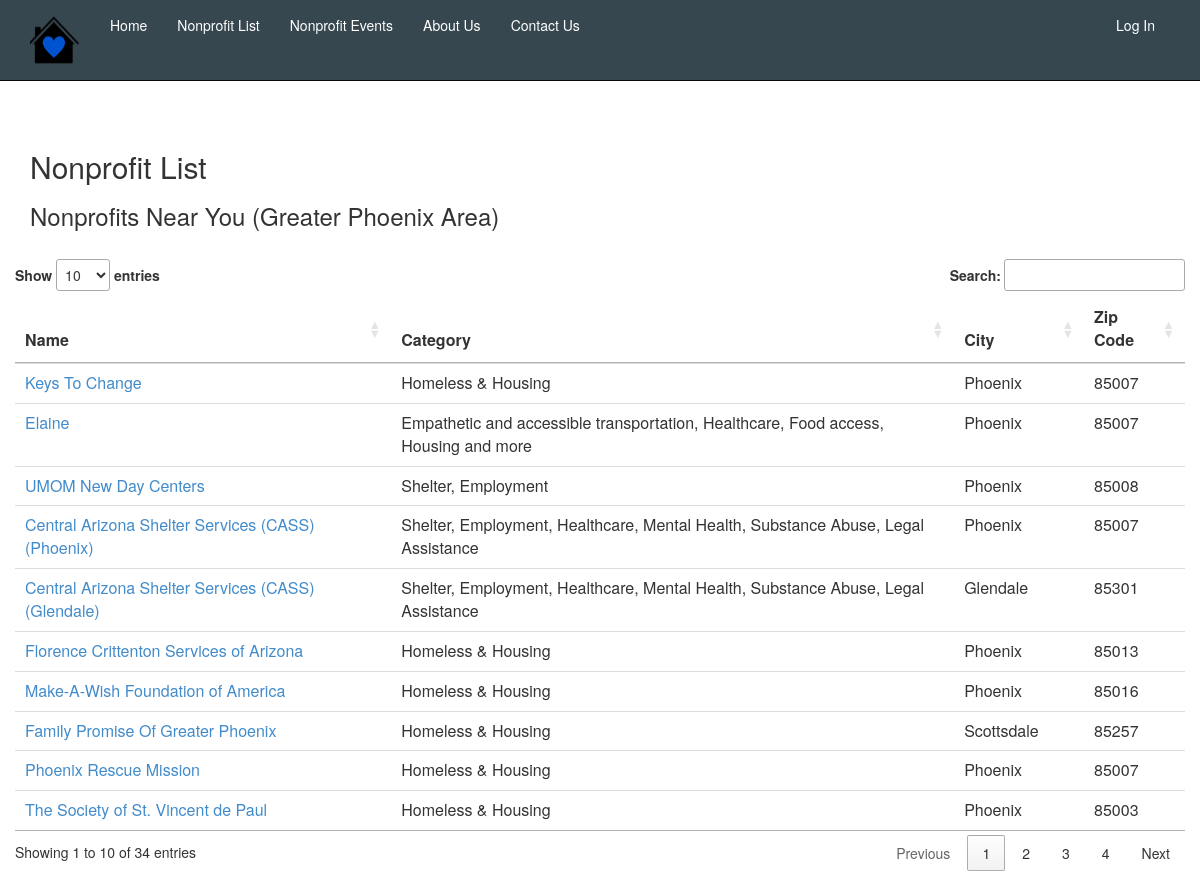
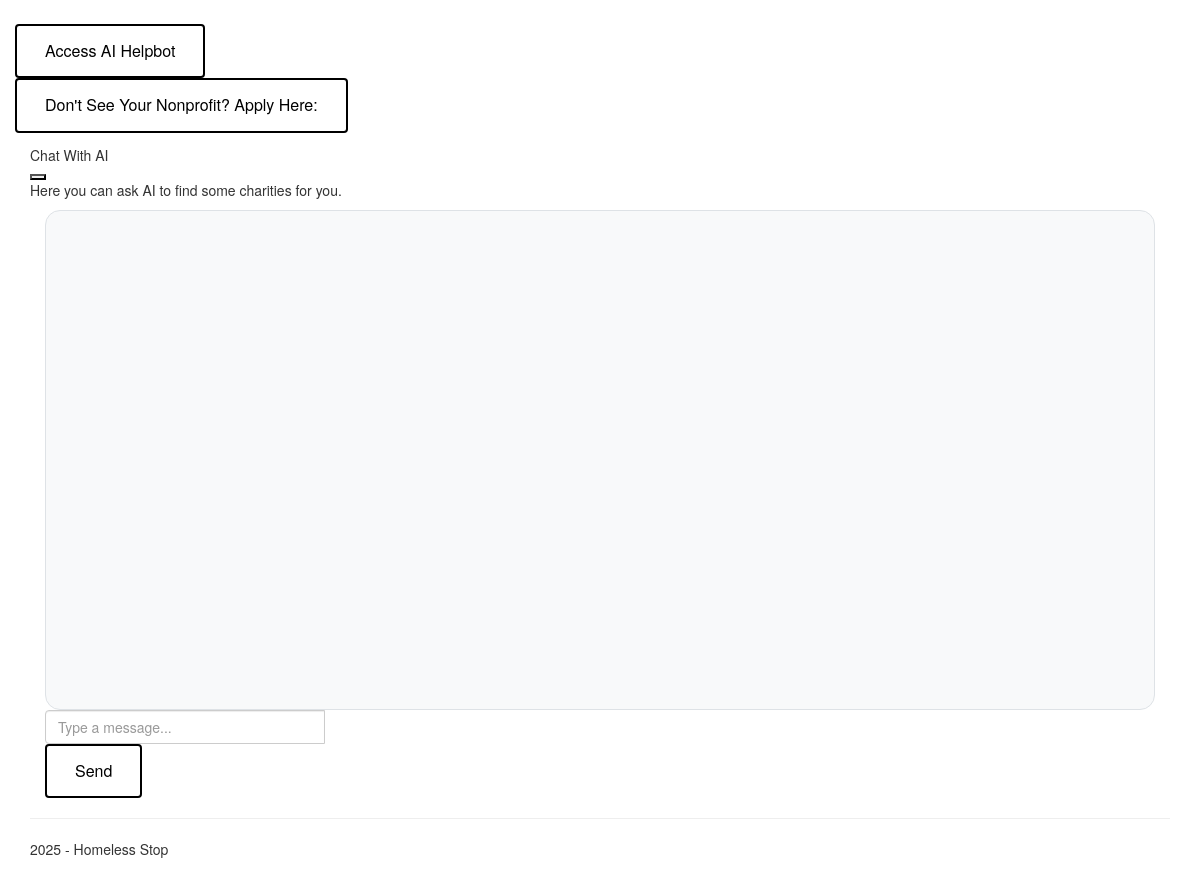
The page /nonprofitlist on the database its author committed (2 pictures, top to bottom).
### app/models.py (models this page shows, shortened)
class Nonprofit(models.Model):
    name = models.CharField(max_length=100)
    type = models.CharField(max_length=500, blank=True, null=True)
    email = models.EmailField(unique=False, blank=True)
    phone_number = models.CharField(max_length=20, blank=True, null=True)
    address = models.CharField(max_length=255, blank=True, null=True)
    city = models.CharField(max_length=100, blank=True, null=True)
    state = models.CharField(max_length=100, blank=True, null=True)
    zip_code = models.CharField(max_length=10, blank=True, null=True)
    country = models.CharField(max_length=100, blank=True, null=True)
    website = models.CharField(max_length=100, blank=True, null=True)
    donation_link = models.CharField(max_length=100, blank=True, null=True)
    volunteer_link = models.CharField(max_length=100, blank=True, null=True)
    newspaper_signup = models.CharField(max_length=100, blank=True, null=True)
    rank = models.IntegerField(default=999, blank=False, null=False)
    created_at = models.DateTimeField(auto_now_add=True)
    updated_at = models.DateTimeField(auto_now=True)

### app/views.py (the view)
# urls.py: path('nonprofitlist', views.nonprofitlist, name='nonprofitlist'),
def nonprofitlist(request):
    assert isinstance(request, HttpRequest)
    nonprofits = Nonprofit.objects.all()
    return render(
        request,
        'app/nonprofitlist.html',
        {
            'title':'Nonprofit List',
            'message':'Your application description page.',
            'year':datetime.now().year,
            'nonprofits':nonprofits,
        }
    )

### app/templates/app/nonprofitlist.html (shortened to what this page needs)
﻿{% extends "app/layout.html" %}
{% block content %}
<h2>{{ title }}</h2>
<h3>Nonprofits Near You (Greater Phoenix Area)</h3>
<br />
<div class="container-fluid">
    <div class="row">
        <table id="nonprofitTable" class="table" style="width: 100%;">
            <thead>
                <tr>
                    <th> Name </th>
                    <th> Category</th>
                    <th> City </th>
                    <th> Zip Code </th>
                </tr>
            </thead>
            <tbody>
                {% for nonprofit in nonprofits %}
                <tr>
                    <td class="col-1">
                        <a href="nonprofitdetails/{{nonprofit.id}}"> {{ nonprofit.name }} </a>
                    </td>
                    <td class="col-1">
                        {{ nonprofit.type }}
                    </td>
                    <td class="col-1">
                        {{ nonprofit.city }}
                    </td>
                    <td class="col-1">
                        {{ nonprofit.zip_code }}
                    </td>
                </tr>
                {% endfor %}
            </tbody>
        </table>
    </div>
    <br />
    <br />
    <div class="row mt-3 mb-3 justify-content-center">
        <div class="col-auto">
            <button class="btn btn-primary" type="button" data-bs-toggle="offcanvas" data-bs-target="#offcanvasScrolling" aria-controls="offcanvasScrolling">Access AI Helpbot</button>
        </div>
    </div>
</div>
<div class="row form-group justify-content-around align-items-center">
    <div class="col-auto">
        <a class="btn btn-info mb-3" href="https://forms.gle/WCycbcvykQXGTbqq5" target="_blank">
            Don't See Your Nonprofit? Apply Here:
        </a>
    </div>
</div>
<div class="offcanvas offcanvas-start" data-bs-theme="dark" data-bs-scroll="true" data-bs-backdrop="false" tabindex="-1" id="offcanvasScrolling" aria-labelledby="offcanvasScrollingLabel">
    <div class="offcanvas-header">
        <h5 class="offcanvas-title" id="offcanvasScrollingLabel">Chat With AI</h5>
        <button type="button" class="btn-close" data-bs-dismiss="offcanvas" aria-label="Close"></button>
    </div>
    <div class="offcanvas-body">
        <p>Here you can ask AI to find some charities for you.</p>
        <div class="container py-4">
            <div class="chat-box d-flex flex-column" id="chat-box">
            </div>
            <div class="mt-3">
                <div class="input-group">
                    <input type="text" class="form-control" placeholder="Type a message..." id="message-input">
                    <button class="btn btn-primary" id="send-button" type="button">
                        Send
                    </button>
                </div>
            </div>
        </div>
    </div>
</div>
            {% endblock %}

### app/static/app/content/site.css (style rules this page uses)
body { padding-top: 50px; padding-bottom: 20px; }
input, select, textarea { max-width: 280px; }
.chat-box { height: 500px; overflow-y: scroll; padding: 20px; border: 1px solid #dee2e6; border-radius: 15px; background-color: #f8f9fa; }
.btn { border: 2px solid black; background-color: white; color: black; padding: 14px 28px; font-size: 16px; cursor: pointer; }

### rows shown on the page
Nonprofit: name "UMOM New Day Centers", type "Shelter, Employment", city "Phoenix", zip_code "85008"
Nonprofit: name "Central Arizona Shelter Services (CASS) (Phoenix)", type "Shelter, Employment, Healthcare, Mental Health, Substance Abuse, Legal Assistance", city "Phoenix", zip_code "85007"
Nonprofit: name "Central Arizona Shelter Services (CASS) (Glendale)", type "Shelter, Employment, Healthcare, Mental Health, Substance Abuse, Legal Assistance", city "Glendale", zip_code "85301"
Nonprofit: name "Keys To Change", type "Homeless & Housing", city "Phoenix", zip_code "85007"
Nonprofit: name "Elaine", type "Empathetic and accessible transportation, Healthcare, Food access, Housing and more", city "Phoenix", zip_code "85007"
Nonprofit: name "Florence Crittenton Services of Arizona", type "Homeless & Housing", city "Phoenix", zip_code "85013"
Nonprofit: name "Make-A-Wish Foundation of America", type "Homeless & Housing", city "Phoenix", zip_code "85016"
Nonprofit: name "Family Promise Of Greater Phoenix", type "Homeless & Housing", city "Scottsdale", zip_code "85257"
Nonprofit: name "Phoenix Rescue Mission", type "Homeless & Housing", city "Phoenix", zip_code "85007"
Nonprofit: name "The Society of St. Vincent de Paul", type "Homeless & Housing", city "Phoenix", zip_code "85003"

### other values the page prints
{{ title }} "Nonprofit List"
